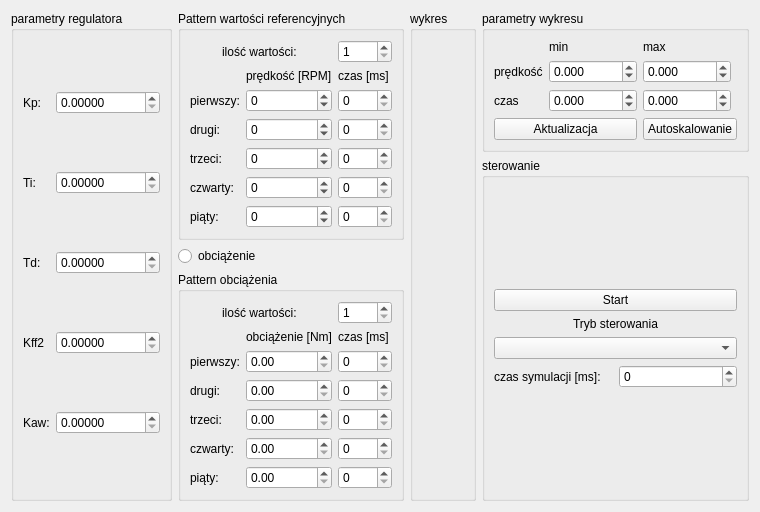
       <widget class="QWidget" name="predkosc">
        <attribute name="title">
         <string>prędkość</string>
        </attribute>
        <layout class="QGridLayout" name="gridLayout_21">
         <item row="0" column="2" rowspan="4">
          <widget class="QGroupBox" name="groupBox_7">
           <property name="title">
            <string>wykres</string>
           </property>
          </widget>
         </item>
         <item row="0" column="3">
          <widget class="QGroupBox" name="groupBox_10">
           <property name="title">
            <string>parametry wykresu</string>
           </property>
           <layout class="QGridLayout" name="gridLayout_13">
            <item row="0" column="1">
             <widget class="QLabel" name="label_23">
              <property name="text">
               <string>min</string>
              </property>
             </widget>
            </item>
            <item row="0" column="2">
             <widget class="QLabel" name="label_24">
              <property name="text">
               <string>max</string>
              </property>
             </widget>
            </item>
            <item row="1" column="0">
             <widget class="QLabel" name="label_21">
              <property name="text">
               <string>prędkość</string>
              </property>
             </widget>
            </item>
            <item row="2" column="0">
             <widget class="QLabel" name="label_22">
              <property name="text">
               <string>czas</string>
              </property>
             </widget>
            </item>
            <item row="3" column="0" colspan="2">
             <widget class="QPushButton" name="przycisAktuSpeed">
              <property name="text">
               <string>Aktualizacja</string>
              </property>
             </widget>
            </item>
            <item row="3" column="2" colspan="2">
             <widget class="QPushButton" name="przyciskAutoSpeed">
              <property name="text">
               <string>Autoskalowanie</string>
              </property>
             </widget>
            </item>
            <item row="1" column="1">
             <widget class="QDoubleSpinBox" name="minSpeed">
              <property name="decimals">
               <number>3</number>
              </property>
              <property name="minimum">
               <double>-10000.000000000000000</double>
              </property>
              <property name="maximum">
               <double>10000.000000000000000</double>
              </property>
             </widget>
            </item>
            <item row="2" column="1">
             <widget class="QDoubleSpinBox" name="minCzasSpeed">
              <property name="decimals">
               <number>3</number>
              </property>
              <property name="minimum">
               <double>-10000.000000000000000</double>
              </property>
              <property name="maximum">
               <double>10000.000000000000000</double>
              </property>
             </widget>
            </item>
            <item row="1" column="2">
             <widget class="QDoubleSpinBox" name="maxSpeed">
              <property name="decimals">
               <number>3</number>
              </property>
              <property name="minimum">
               <double>-10000.000000000000000</double>
              </property>
              <property name="maximum">
               <double>10000.000000000000000</double>
              </property>
             </widget>
            </item>
            <item row="2" column="2">
             <widget class="QDoubleSpinBox" name="maxCzasSpeed">
              <property name="decimals">
               <number>3</number>
              </property>
              <property name="minimum">
               <double>-10000.000000000000000</double>
              </property>
              <property name="maximum">
               <double>10000.000000000000000</double>
              </property>
             </widget>
            </item>
           </layout>
          </widget>
         </item>
         <item row="0" column="0" rowspan="4">
          <widget class="QGroupBox" name="groupBox_9">
           <property name="title">
            <string>parametry regulatora</string>
           </property>
           <layout class="QGridLayout" name="gridLayout">
            <item row="0" column="0">
             <widget class="QLabel" name="label_9">
              <property name="text">
               <string>Kp:</string>
              </property>
             </widget>
            </item>
            <item row="0" column="1">
             <widget class="QDoubleSpinBox" name="valueSpeedKp">
              <property name="decimals">
               <number>5</number>
              </property>
              <property name="maximum">
               <double>999.000000000000000</double>
              </property>
             </widget>
            </item>
            <item row="1" column="0">
             <widget class="QLabel" name="label_15">
              <property name="text">
               <string>Ti:</string>
              </property>
             </widget>
            </item>
            <item row="1" column="1">
             <widget class="QDoubleSpinBox" name="valueSpeedTi">
              <property name="decimals">
               <number>5</number>
              </property>
              <property name="maximum">
               <double>999.000000000000000</double>
              </property>
             </widget>
            </item>
            <item row="2" column="0">
             <widget class="QLabel" name="label_16">
              <property name="text">
               <string>Td:</string>
              </property>
             </widget>
            </item>
            <item row="2" column="1">
             <widget class="QDoubleSpinBox" name="valueSpeedTd">
              <property name="decimals">
               <number>5</number>
              </property>
              <property name="maximum">
               <double>999.000000000000000</double>
              </property>
             </widget>
            </item>
            <item row="3" column="0">
             <widget class="QLabel" name="label_12">
              <property name="text">
               <string>Kff2</string>
              </property>
             </widget>
            </item>
            <item row="3" column="1">
             <widget class="QDoubleSpinBox" name="valuePosKff2">
              <property name="decimals">
               <number>5</number>
              </property>
              <property name="maximum">
               <double>100000.000000000000000</double>
              </property>
             </widget>
            </item>
            <item row="4" column="0">
             <widget class="QLabel" name="label_18">
              <property name="text">
               <string>Kaw:</string>
              </property>
             </widget>
            </item>
            <item row="4" column="1">
             <widget class="QDoubleSpinBox" name="valueSpeedKw">
              <property name="decimals">
               <number>5</number>
              </property>
              <property name="maximum">
               <double>999.000000000000000</double>
              </property>
             </widget>
            </item>
           </layout>
          </widget>
         </item>
         <item row="1" column="3" rowspan="3">
          <widget class="QGroupBox" name="groupBox_11">
           <property name="title">
            <string>sterowanie</string>
           </property>
           <layout class="QGridLayout" name="gridLayout_14">
            <item row="2" column="0" colspan="2">
             <widget class="QLabel" name="label_26">
              <property name="text">
               <string>Tryb sterowania</string>
              </property>
              <property name="alignment">
               <set>Qt::AlignCenter</set>
              </property>
             </widget>
            </item>
            <item row="3" column="0" colspan="2">
             <widget class="QComboBox" name="trybSterSpeed"/>
            </item>
            <item row="6" column="0">
             <spacer name="verticalSpacer_4">
              <property name="orientation">
               <enum>Qt::Vertical</enum>
              </property>
              <property name="sizeHint" stdset="0">
               <size>
                <width>20</width>
                <height>40</height>
               </size>
              </property>
             </spacer>
            </item>
            <item row="0" column="0">
             <spacer name="verticalSpacer_3">
              <property name="orientation">
               <enum>Qt::Vertical</enum>
              </property>
              <property name="sizeHint" stdset="0">
               <size>
                <width>20</width>
                <height>40</height>
               </size>
              </property>
             </spacer>
            </item>
            <item row="4" column="0">
             <widget class="QLabel" name="label_20">
              <property name="text">
               <string>czas symulacji [ms]:</string>
              </property>
             </widget>
            </item>
            <item row="4" column="1">
             <widget class="QSpinBox" name="valueSpeedTs">
              <property name="maximum">
               <number>5000</number>
              </property>
             </widget>
            </item>
            <item row="1" column="0" colspan="2">
             <widget class="QPushButton" name="przyciskStartSpeed">
              <property name="text">
               <string>Start</string>
              </property>
             </widget>
            </item>
           </layout>
          </widget>
         </item>
         <item row="3" column="1">
          <widget class="QGroupBox" name="groupBox_15">
           <property name="title">
            <string>Pattern obciążenia</string>
           </property>
           <layout class="QGridLayout" name="gridLayout_10">
            <item row="6" column="2">
             <widget class="QSpinBox" name="motorLoadSpeedTime5">
              <property name="maximum">
               <number>5000</number>
              </property>
             </widget>
            </item>
            <item row="4" column="2">
             <widget class="QSpinBox" name="motorLoadSpeedTime3">
              <property name="maximum">
               <number>5000</number>
              </property>
             </widget>
            </item>
            <item row="5" column="2">
             <widget class="QSpinBox" name="motorLoadSpeedTime4">
              <property name="maximum">
               <number>5000</number>
              </property>
             </widget>
            </item>
            <item row="2" column="0">
             <widget class="QLabel" name="label_41">
              <property name="sizePolicy">
               <sizepolicy hsizetype="Preferred" vsizetype="Expanding">
                <horstretch>0</horstretch>
                <verstretch>0</verstretch>
               </sizepolicy>
              </property>
              <property name="text">
               <string>pierwszy:</string>
              </property>
             </widget>
            </item>
            <item row="5" column="0">
             <widget class="QLabel" name="label_53">
              <property name="sizePolicy">
               <sizepolicy hsizetype="Preferred" vsizetype="Expanding">
                <horstretch>0</horstretch>
                <verstretch>0</verstretch>
               </sizepolicy>
              </property>
              <property name="text">
               <string>czwarty:</string>
              </property>
             </widget>
            </item>
            <item row="1" column="2">
             <widget class="QLabel" name="label_132">
              <property name="text">
               <string>czas [ms]</string>
              </property>
             </widget>
            </item>
            <item row="3" column="0">
             <widget class="QLabel" name="label_51">
              <property name="sizePolicy">
               <sizepolicy hsizetype="Preferred" vsizetype="Expanding">
                <horstretch>0</horstretch>
                <verstretch>0</verstretch>
               </sizepolicy>
              </property>
              <property name="text">
               <string>drugi:</string>
              </property>
             </widget>
            </item>
            <item row="6" column="0">
             <widget class="QLabel" name="label_54">
              <property name="sizePolicy">
               <sizepolicy hsizetype="Preferred" vsizetype="Expanding">
                <horstretch>0</horstretch>
                <verstretch>0</verstretch>
               </sizepolicy>
              </property>
              <property name="text">
               <string>piąty:</string>
              </property>
             </widget>
            </item>
            <item row="3" column="2">
             <widget class="QSpinBox" name="motorLoadSpeedTime2">
              <property name="maximum">
               <number>5000</number>
              </property>
             </widget>
            </item>
            <item row="1" column="1">
             <widget class="QLabel" name="label_131">
              <property name="text">
               <string>obciążenie [Nm]</string>
              </property>
             </widget>
            </item>
            <item row="2" column="2">
             <widget class="QSpinBox" name="motorLoadSpeedTime">
              <property name="maximum">
               <number>5000</number>
              </property>
             </widget>
            </item>
            <item row="4" column="0">
             <widget class="QLabel" name="label_52">
              <property name="sizePolicy">
               <sizepolicy hsizetype="Preferred" vsizetype="Expanding">
                <horstretch>0</horstretch>
                <verstretch>0</verstretch>
               </sizepolicy>
              </property>
              <property name="text">
               <string>trzeci:</string>
              </property>
             </widget>
            </item>
            <item row="0" column="2">
             <widget class="QSpinBox" name="numberLoadValueSpeed">
              <property name="minimum">
               <number>1</number>
              </property>
              <property name="maximum">
               <number>5</number>
              </property>
             </widget>
            </item>
            <item row="0" column="0" colspan="2">
             <widget class="QLabel" name="label_63">
              <property name="text">
               <string>ilość wartości: </string>
              </property>
              <property name="alignment">
               <set>Qt::AlignCenter</set>
              </property>
             </widget>
            </item>
            <item row="2" column="1">
             <widget class="QDoubleSpinBox" name="motorLoadSpeed"/>
            </item>
            <item row="3" column="1">
             <widget class="QDoubleSpinBox" name="motorLoadSpeed2"/>
            </item>
            <item row="4" column="1">
             <widget class="QDoubleSpinBox" name="motorLoadSpeed3"/>
            </item>
            <item row="5" column="1">
             <widget class="QDoubleSpinBox" name="motorLoadSpeed4"/>
            </item>
            <item row="6" column="1">
             <widget class="QDoubleSpinBox" name="motorLoadSpeed5"/>
            </item>
           </layout>
          </widget>
         </item>
         <item row="0" column="1" rowspan="2">
          <widget class="QGroupBox" name="groupBox_20">
           <property name="title">
            <string>Pattern wartości referencyjnych</string>
           </property>
           <layout class="QGridLayout" name="gridLayout_11">
            <item row="3" column="2">
             <widget class="QSpinBox" name="refSpeedTime2">
              <property name="maximum">
               <number>5000</number>
              </property>
             </widget>
            </item>
            <item row="6" column="1">
             <widget class="QSpinBox" name="valueSpeedRef5">
              <property name="minimum">
               <number>-3000</number>
              </property>
              <property name="maximum">
               <number>3000</number>
              </property>
             </widget>
            </item>
            <item row="2" column="1">
             <widget class="QSpinBox" name="valueSpeedRef">
              <property name="minimum">
               <number>-3000</number>
              </property>
              <property name="maximum">
               <number>3000</number>
              </property>
             </widget>
            </item>
            <item row="6" column="0">
             <widget class="QLabel" name="label_58">
              <property name="sizePolicy">
               <sizepolicy hsizetype="Preferred" vsizetype="Expanding">
                <horstretch>0</horstretch>
                <verstretch>0</verstretch>
               </sizepolicy>
              </property>
              <property name="text">
               <string>piąty:</string>
              </property>
             </widget>
            </item>
            <item row="2" column="2">
             <widget class="QSpinBox" name="refSpeedTime">
              <property name="maximum">
               <number>5000</number>
              </property>
             </widget>
            </item>
            <item row="3" column="0">
             <widget class="QLabel" name="label_55">
              <property name="sizePolicy">
               <sizepolicy hsizetype="Preferred" vsizetype="Expanding">
                <horstretch>0</horstretch>
                <verstretch>0</verstretch>
               </sizepolicy>
              </property>
              <property name="text">
               <string>drugi:</string>
              </property>
             </widget>
            </item>
            <item row="1" column="2">
             <widget class="QLabel" name="label_130">
              <property name="text">
               <string>czas [ms]</string>
              </property>
             </widget>
            </item>
            <item row="4" column="2">
             <widget class="QSpinBox" name="refSpeedTime3">
              <property name="maximum">
               <number>5000</number>
              </property>
             </widget>
            </item>
            <item row="4" column="0">
             <widget class="QLabel" name="label_56">
              <property name="sizePolicy">
               <sizepolicy hsizetype="Preferred" vsizetype="Expanding">
                <horstretch>0</horstretch>
                <verstretch>0</verstretch>
               </sizepolicy>
              </property>
              <property name="text">
               <string>trzeci:</string>
              </property>
             </widget>
            </item>
            <item row="5" column="2">
             <widget class="QSpinBox" name="refSpeedTime4">
              <property name="maximum">
               <number>5000</number>
              </property>
             </widget>
            </item>
            <item row="2" column="0">
             <widget class="QLabel" name="label_19">
              <property name="sizePolicy">
               <sizepolicy hsizetype="Preferred" vsizetype="Expanding">
                <horstretch>0</horstretch>
                <verstretch>0</verstretch>
               </sizepolicy>
              </property>
              <property name="text">
               <string>pierwszy:</string>
              </property>
             </widget>
            </item>
            <item row="5" column="1">
             <widget class="QSpinBox" name="valueSpeedRef4">
              <property name="minimum">
               <number>-3000</number>
              </property>
              <property name="maximum">
               <number>3000</number>
              </property>
             </widget>
            </item>
            <item row="5" column="0">
             <widget class="QLabel" name="label_57">
              <property name="sizePolicy">
               <sizepolicy hsizetype="Preferred" vsizetype="Expanding">
                <horstretch>0</horstretch>
                <verstretch>0</verstretch>
               </sizepolicy>
              </property>
              <property name="text">
               <string>czwarty:</string>
              </property>
             </widget>
            </item>
            <item row="6" column="2">
             <widget class="QSpinBox" name="refSpeedTime5">
              <property name="maximum">
               <number>5000</number>
              </property>
             </widget>
            </item>
            <item row="1" column="1">
             <widget class="QLabel" name="label_129">
              <property name="text">
               <string>prędkość [RPM]</string>
              </property>
             </widget>
            </item>
            <item row="3" column="1">
             <widget class="QSpinBox" name="valueSpeedRef2">
              <property name="minimum">
               <number>-3000</number>
              </property>
              <property name="maximum">
               <number>3000</number>
              </property>
             </widget>
            </item>
            <item row="4" column="1">
             <widget class="QSpinBox" name="valueSpeedRef3">
              <property name="minimum">
               <number>-3000</number>
              </property>
              <property name="maximum">
               <number>3000</number>
              </property>
             </widget>
            </item>
            <item row="0" column="2">
             <widget class="QSpinBox" name="numberRefValueSpeed">
              <property name="minimum">
               <number>1</number>
              </property>
              <property name="maximum">
               <number>5</number>
              </property>
             </widget>
            </item>
            <item row="0" column="0" colspan="2">
             <widget class="QLabel" name="label_62">
              <property name="text">
               <string>ilość wartości: </string>
              </property>
              <property name="alignment">
               <set>Qt::AlignCenter</set>
              </property>
             </widget>
            </item>
           </layout>
          </widget>
         </item>
         <item row="2" column="1">
          <widget class="QRadioButton" name="SwitchLoadMotorSpeed">
           <property name="text">
            <string>obciążenie</string>
           </property>
          </widget>
         </item>
        </layout>
       </widget>
